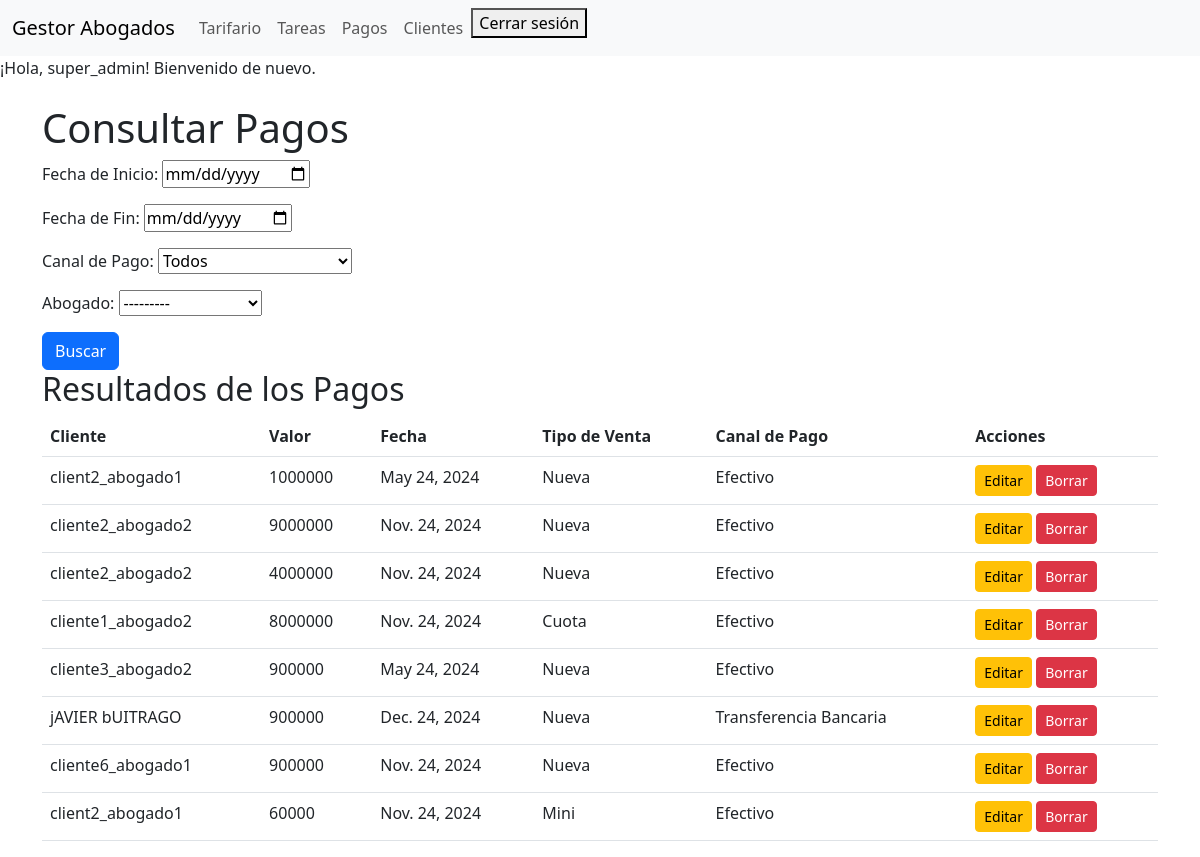
Screenshot of /tariffing/ (signed in) with the database file from the repository.
### payments/models.py (models this page shows, shortened)
class Payments(models.Model):
    cliente = models.ForeignKey(Cliente, related_name='paymets', on_delete=models.CASCADE)
    valor_pago = models.IntegerField()  # Valor del pago en número entero
    fecha_pago = models.DateField()  # Fecha del pago
    TIPO_VENTA_CHOICES = [
        ('mini', 'Mini'),
        ('nueva', 'Nueva'),
        ('cuota', 'Cuota'),
    ]
    tipo_venta = models.CharField(max_length=5, choices=TIPO_VENTA_CHOICES)
    CANAL_PAGO_CHOICES = [
        ('nequi', 'Nequi'),
        ('efectivo', 'Efectivo'),
        ('transferencia', 'Transferencia Bancaria'),
    ]
    canal_pago = models.CharField(max_length=15, choices=CANAL_PAGO_CHOICES)

### clients/models.py (models this page shows, shortened)
class Cliente(models.Model):
    nombres = models.CharField(max_length=255)
    telefono = models.CharField(max_length=15)
    abogado = models.ForeignKey(User, related_name='clientes', on_delete=models.CASCADE)

### tariffing/views.py (the view)
# urls.py: path("", views.consultar_tarifas, name="consultar_tarifas"),
@user_passes_test(es_moderador)
def consultar_tarifas(request):
    form = TariffingFilterForm(request.GET)
    pagos = Payments.objects.all()
    if form.is_valid():
        fecha_inicio = form.cleaned_data.get("fecha_inicio")
        fecha_fin = form.cleaned_data.get("fecha_fin")
        abogado = form.cleaned_data.get("abogado")
        canal = form.cleaned_data.get("canal")
        if fecha_inicio:
            pagos = pagos.filter(fecha_pago__gte=fecha_inicio)
        if fecha_fin:
            pagos = pagos.filter(fecha_pago__lte=fecha_fin)
        if abogado:
            pagos = pagos.filter(cliente__abogado=abogado)
        if canal:
            pagos = pagos.filter(canal_pago=canal)
    return render(request, "create_tariff.html", {"form": form, "pagos": pagos})

### tariffing/forms.py
class TariffingFilterForm(forms.Form):
    fecha_inicio = forms.DateField(
        required=False,
        widget=forms.DateInput(attrs={'type': 'date'}),
        label="Fecha de Inicio"
    )
    fecha_fin = forms.DateField(
        required=False,
        widget=forms.DateInput(attrs={'type': 'date'}),
        label="Fecha de Fin"
    )
    canal = forms.ChoiceField(
        required=False,
        choices=[('', 'Todos')] + Payments.CANAL_PAGO_CHOICES,
        label="Canal de Pago"
    )
    abogado = forms.ModelChoiceField(
        required=False,
        queryset= User.objects.filter(groups__name='Usuario Regular'),
        label="Abogado"
    )

### tariffing/context_processor.py (called while the page is built)
def is_moderator(request):
    if request.user.is_authenticated:
        return {'is_moderator': request.user.groups.filter(name='Moderador').exists()}
    return {'is_moderator': False}

### tariffing/views.py (called while the page is built)
def es_moderador(user):
    return user.groups.filter(name="Moderador").exists()

### tariffing/templates/create_tariff.html (shortened to what this page needs)
{% extends 'base.html' %}
{% block content %}
    <h1>Consultar Pagos</h1>
    <form method="GET">
        {{ form.as_p }}
        <button type="submit" class="btn btn-primary">Buscar</button>
    </form>
    <h2>Resultados de los Pagos</h2>
    <table class="table">
        <thead>
            <tr>
                <th>Cliente</th>
                <th>Valor</th>
                <th>Fecha</th>
                <th>Tipo de Venta</th>
                <th>Canal de Pago</th>
                <th>Acciones</th>
            </tr>
        </thead>
        <tbody>
            {% for pago in pagos %}
                <tr>
                    <td>{{ pago.cliente.nombres }}</td>
                    <td>{{ pago.valor_pago }}</td>
                    <td>{{ pago.fecha_pago }}</td>
                    <td>{{ pago.get_tipo_venta_display }}</td>
                    <td>{{ pago.get_canal_pago_display }}</td>
                    <td>
                        <a href="{% url 'payments:editar_pago' pago.id %}" class="btn btn-warning btn-sm">Editar</a>
                        <form action="{% url 'payments:borrar_pago' pago.id %}" method="post" style="display:inline;">
                            <button type="submit" class="btn btn-danger btn-sm" onclick="return confirm('¿Estás seguro de borrar este pago?');">Borrar</button>
                        </form>
                    </td>
                </tr>
            {% endfor %}
        </tbody>
    </table>
{% endblock %}

### templates/base.html (shortened to what this page needs)
<!DOCTYPE html>
<html lang="es">
<head>
    <link href="https://cdn.jsdelivr.net/npm/bootstrap@5.3.0-alpha1/dist/css/bootstrap.min.css" rel="stylesheet">
</head>
<body>
    {% include 'navbar.html' %}
    {% if user.is_authenticated %}
    <p>¡Hola, {{ user.username }}! Bienvenido de nuevo.</p>
    {% else %}
    <p>¡Hola! Por favor, inicia sesión.</p>
    {% endif %}
    <div class="container mt-4">
        {% block content %}
        {% endblock %}
    </div>
</body>
</html>

### rows the page displays
Payments: cliente.nombres "client2_abogado1", valor_pago "1000000", fecha_pago "May 24, 2024", tipo_venta "Nueva", canal_pago "Efectivo"
Payments: cliente.nombres "cliente2_abogado2", valor_pago "9000000", fecha_pago "Nov. 24, 2024", tipo_venta "Nueva", canal_pago "Efectivo"
Payments: cliente.nombres "cliente2_abogado2", valor_pago "4000000", fecha_pago "Nov. 24, 2024", tipo_venta "Nueva", canal_pago "Efectivo"
Payments: cliente.nombres "cliente1_abogado2", valor_pago "8000000", fecha_pago "Nov. 24, 2024", tipo_venta "Cuota", canal_pago "Efectivo"
Payments: cliente.nombres "cliente3_abogado2", valor_pago "900000", fecha_pago "May 24, 2024", tipo_venta "Nueva", canal_pago "Efectivo"
Payments: cliente.nombres "jAVIER bUITRAGO", valor_pago "900000", fecha_pago "Dec. 24, 2024", tipo_venta "Nueva", canal_pago "Transferencia Bancaria"
Payments: cliente.nombres "cliente6_abogado1", valor_pago "900000", fecha_pago "Nov. 24, 2024", tipo_venta "Nueva", canal_pago "Efectivo"
Payments: cliente.nombres "client2_abogado1", valor_pago "60000", fecha_pago "Nov. 24, 2024", tipo_venta "Mini", canal_pago "Efectivo"

### other values shown
{{ user.username }} "super_admin"
